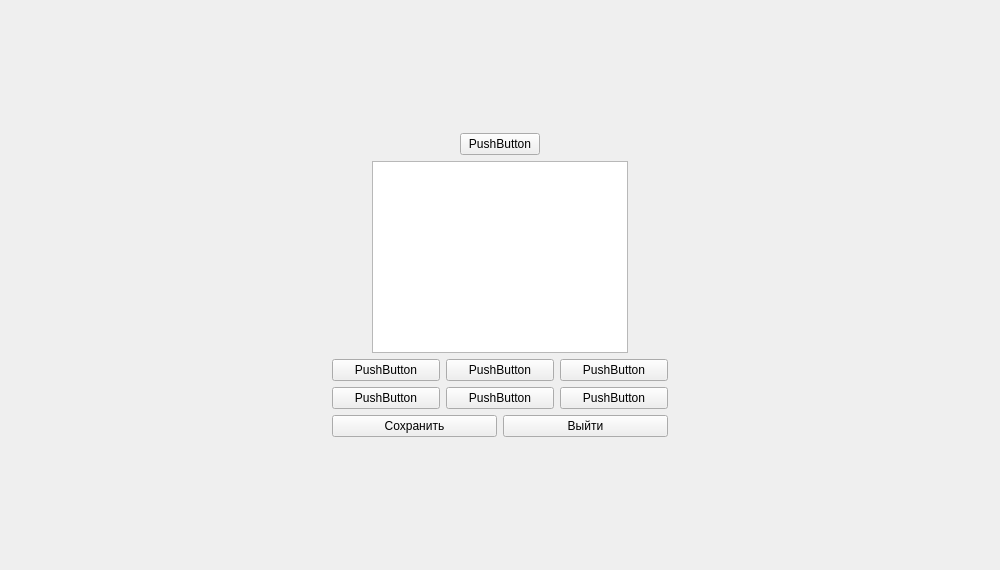
<?xml version="1.0" encoding="UTF-8"?>
<ui version="4.0">
 <class>Form</class>
 <widget class="QWidget" name="Form">
  <property name="geometry">
   <rect>
    <x>0</x>
    <y>0</y>
    <width>1000</width>
    <height>570</height>
   </rect>
  </property>
  <property name="windowTitle">
   <string>Form</string>
  </property>
  <layout class="QVBoxLayout" name="verticalLayout_2">
   <item>
    <spacer name="verticalSpacer">
     <property name="orientation">
      <enum>Qt::Vertical</enum>
     </property>
     <property name="sizeHint" stdset="0">
      <size>
       <width>20</width>
       <height>40</height>
      </size>
     </property>
    </spacer>
   </item>
   <item>
    <layout class="QHBoxLayout" name="horizontalLayout_6">
     <item>
      <spacer name="horizontalSpacer_5">
       <property name="orientation">
        <enum>Qt::Horizontal</enum>
       </property>
       <property name="sizeHint" stdset="0">
        <size>
         <width>40</width>
         <height>20</height>
        </size>
       </property>
      </spacer>
     </item>
     <item>
      <layout class="QVBoxLayout" name="verticalLayout">
       <item>
        <layout class="QHBoxLayout" name="horizontalLayout_5">
         <item>
          <spacer name="horizontalSpacer">
           <property name="orientation">
            <enum>Qt::Horizontal</enum>
           </property>
           <property name="sizeHint" stdset="0">
            <size>
             <width>40</width>
             <height>20</height>
            </size>
           </property>
          </spacer>
         </item>
         <item>
          <widget class="QPushButton" name="pushButton">
           <property name="text">
            <string>PushButton</string>
           </property>
          </widget>
         </item>
         <item>
          <spacer name="horizontalSpacer_2">
           <property name="orientation">
            <enum>Qt::Horizontal</enum>
           </property>
           <property name="sizeHint" stdset="0">
            <size>
             <width>40</width>
             <height>20</height>
            </size>
           </property>
          </spacer>
         </item>
        </layout>
       </item>
       <item>
        <layout class="QHBoxLayout" name="horizontalLayout_4">
         <item>
          <spacer name="horizontalSpacer_3">
           <property name="orientation">
            <enum>Qt::Horizontal</enum>
           </property>
           <property name="sizeHint" stdset="0">
            <size>
             <width>40</width>
             <height>20</height>
            </size>
           </property>
          </spacer>
         </item>
         <item>
          <widget class="QPlainTextEdit" name="plainTextEdit"/>
         </item>
         <item>
          <spacer name="horizontalSpacer_4">
           <property name="orientation">
            <enum>Qt::Horizontal</enum>
           </property>
           <property name="sizeHint" stdset="0">
            <size>
             <width>40</width>
             <height>20</height>
            </size>
           </property>
          </spacer>
         </item>
        </layout>
       </item>
       <item>
        <layout class="QHBoxLayout" name="horizontalLayout">
         <item>
          <widget class="QPushButton" name="pushButton_2">
           <property name="text">
            <string>PushButton</string>
           </property>
          </widget>
         </item>
         <item>
          <widget class="QPushButton" name="pushButton_4">
           <property name="text">
            <string>PushButton</string>
           </property>
          </widget>
         </item>
         <item>
          <widget class="QPushButton" name="pushButton_3">
           <property name="text">
            <string>PushButton</string>
           </property>
          </widget>
         </item>
        </layout>
       </item>
       <item>
        <layout class="QHBoxLayout" name="horizontalLayout_2">
         <item>
          <widget class="QPushButton" name="pushButton_5">
           <property name="text">
            <string>PushButton</string>
           </property>
          </widget>
         </item>
         <item>
          <widget class="QPushButton" name="pushButton_6">
           <property name="text">
            <string>PushButton</string>
           </property>
          </widget>
         </item>
         <item>
          <widget class="QPushButton" name="pushButton_7">
           <property name="text">
            <string>PushButton</string>
           </property>
          </widget>
         </item>
        </layout>
       </item>
       <item>
        <layout class="QHBoxLayout" name="horizontalLayout_3">
         <item>
          <widget class="QPushButton" name="pushButton_8">
           <property name="text">
            <string>Сохранить</string>
           </property>
          </widget>
         </item>
         <item>
          <widget class="QPushButton" name="pushButton_9">
           <property name="text">
            <string>Выйти</string>
           </property>
          </widget>
         </item>
        </layout>
       </item>
      </layout>
     </item>
     <item>
      <spacer name="horizontalSpacer_6">
       <property name="orientation">
        <enum>Qt::Horizontal</enum>
       </property>
       <property name="sizeHint" stdset="0">
        <size>
         <width>40</width>
         <height>20</height>
        </size>
       </property>
      </spacer>
     </item>
    </layout>
   </item>
   <item>
    <spacer name="verticalSpacer_2">
     <property name="orientation">
      <enum>Qt::Vertical</enum>
     </property>
     <property name="sizeHint" stdset="0">
      <size>
       <width>20</width>
       <height>40</height>
      </size>
     </property>
    </spacer>
   </item>
  </layout>
 </widget>
 <resources/>
 <connections/>
</ui>
